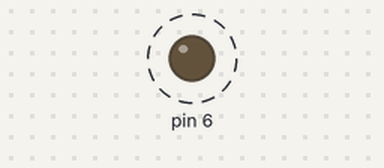
Simulated run of this sketch. Board: Arduino Uno, built with avr-gcc and run on an emulated ATmega328P. Parts: output pins drawn as LEDs (lit = HIGH). Dashed ring = blinking.

Above: at 0.5 s.
Timing chart, 0 to 4.6 s (numbered marks = the images above):
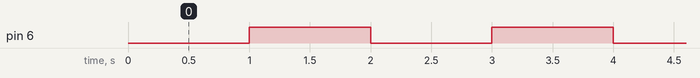

The sketch:

ex1.ino
```cpp
#include <avr/io.h>
#include <util/delay.h>

void setup() {
  // put your setup code here, to run once:
  DDRD = DDRD | (1 << PD6);
  PORTD = PORTD | (1 << PD6);
}

void loop() {
  // put your main code here, to run repeatedly:

  PORTD = PORTD ^ (1 << PC6);
  _delay_ms(1000);
  PORTD = PORTD ^ (1 << PC6);
  _delay_ms(1000);
}
```

Measured:
- by itself, pin 6: alternates HIGH for 1.0 s and LOW for 1.0 s
